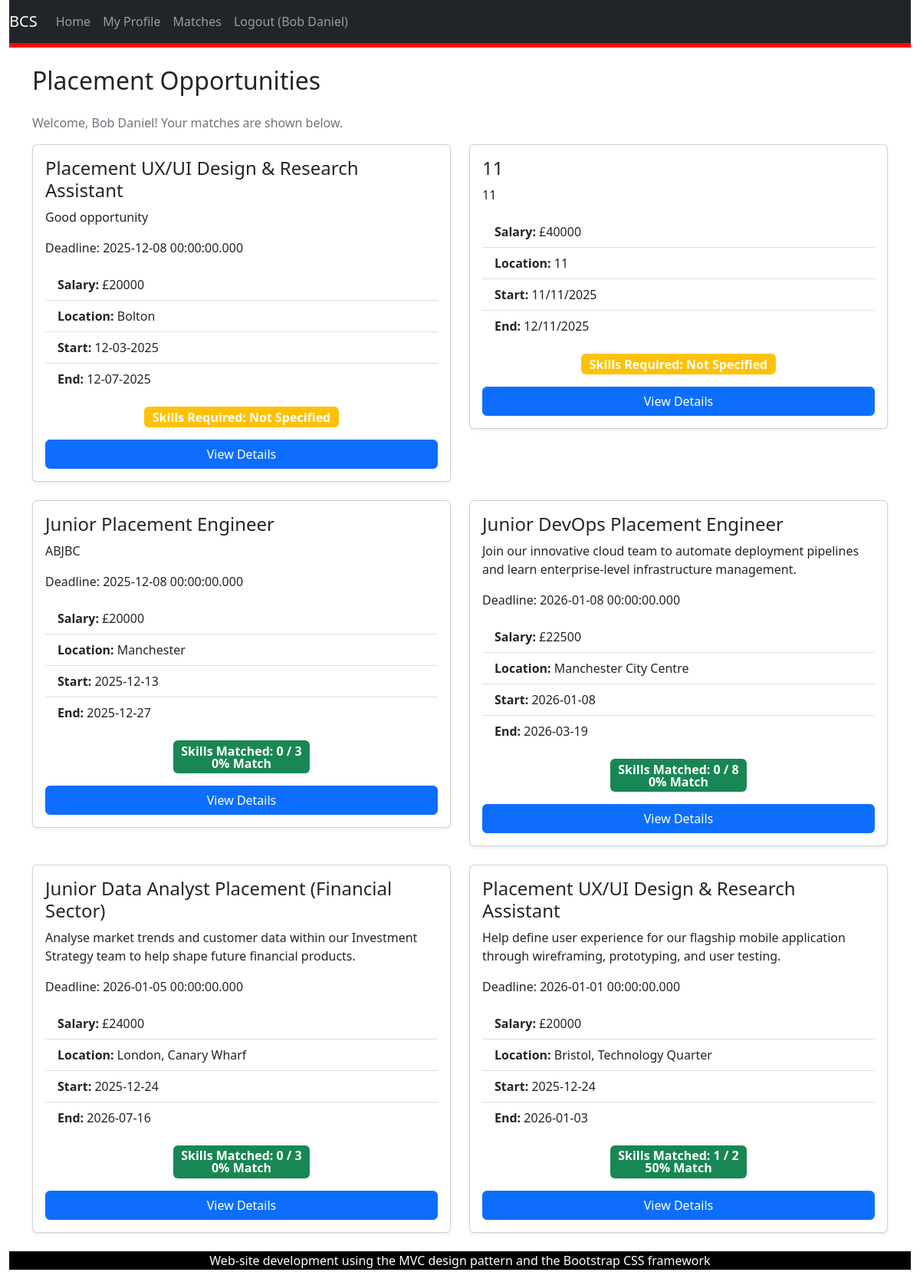
/studentMatches.php (signed in), run on the app's committed database.
### tables this page shows
CREATE TABLE "placement_opportunity"
(
    placement_ID  INTEGER
        primary key autoincrement,
    employer_ID   INTEGER
        references users,
    title         TEXT not null,
    description   TEXT not null,
    salary        INT,
    location      TEXT not null,
    start_date    DATE not null,
    end_date      DATE not null,
    status        TEXT,
    deadline      DATE,
    date_posted   DATE default NULL,
    about_company TEXT,
    what_we_offer TEXT
);

### studentMatches.php (called while the page is built, shortened)
<?php
require_once('Models/StudentDataSet.php');
require_once('Models/PlacementsDataSet.php');
$studentId = $_SESSION['user_id'];
$placementsDataSet = new PlacementsDataSet();
$studentDataSet = new StudentDataSet();
$view = new stdClass();
$view->pageTitle = 'Matched Placements';
$placements = $placementsDataSet->fetchAllPosts();
foreach ($placements as $placement) {
    $placementId = $placement->getPlacementID();
    $counts = $studentDataSet->getSkillMatchCounts($studentId, $placementId);
    $placement->matchedCount = $counts['matched_count'];
    $placement->totalRequired = $counts['total_required'];
    if ($placement->totalRequired > 0) {
        $percentage = round(($placement->matchedCount / $placement->totalRequired) * 100);
    } else {
        $percentage = 0;
    }
    $placement->matchPercentage = $percentage;
}
$view->placements = $placements;
require_once("Views/studentListings.phtml");

### Models/Database.php (called while the page is built, shortened)
<?php
class Database {
    protected static $_dbInstance = null;
    protected $_dbHandle;
    public static function getInstance() {
        if(self::$_dbInstance === null) {
            self::$_dbInstance = new self();
        }
        return self::$_dbInstance;
    }
    private function __construct() {
        try {
            $this->_dbHandle = new PDO("sqlite:identifier.sqlite");
        }
        catch (PDOException $e) {
            echo $e->getMessage();
        }
    }
    public function getdbConnection() {
        return $this->_dbHandle;
    }
}

### Models/PlacementsDataSet.php (called while the page is built, shortened)
<?php
require_once('Database.php');
require_once('PlacementsData.php');
class PlacementsDataSet {
    protected $_dbHandle, $_dbInstance;
    public function __construct() {
        $this->_dbInstance = Database::getInstance();
        $this->_dbHandle = $this->_dbInstance->getdbConnection();
    }
    public function fetchAllPosts() {
        $sqlQuery = 'SELECT * FROM placement_opportunity;';
        $statement = $this->_dbHandle->prepare($sqlQuery);
        $statement->execute();
        $dataSet = [];
        while ($row = $statement->fetch()) {
            $dataSet[] = new PlacementsData($row);
        }
        return $dataSet;
    }
}

### Models/PlacementsData.php (called while the page is built, shortened)
<?php
class PlacementsData {
    protected $placement_id, $employer_id, $title, $description,$salary, $location, $start_date, $end_date, $status, $deadline, $date_posted, $about_company, $what_we_offer;
    public function __construct($dbRow) {
        $this->placement_id = $dbRow['placement_ID'];
        $this->title = $dbRow['title'];
        $this->description = $dbRow['description'];
        $this->salary = $dbRow['salary'];
        $this->location = $dbRow['location'];
        $this->start_date = $dbRow['start_date'];
        $this->end_date = $dbRow['end_date'];
        $this->deadline = $dbRow['deadline'] ?? null;
    }
    public function getPlacementID() {
        return $this->placement_id;
    }
    public function getTitle() {
        return $this->title;
    }
    public function getDescription() {
        return $this->description;
    }
    public function getSalary() {
        return $this->salary;
    }
    public function getLocation() {
        return $this->location;
    }
    public function getStartDate() {
        return $this->start_date;
    }
    public function getEndDate() {
        return $this->end_date;
    }
    public function getDeadline() {
        return $this->deadline;
    }
}

### Models/StudentDataSet.php (called while the page is built, shortened)
<?php
require_once('Database.php');
class StudentDataSet {
    public function __construct() {
        $this->_dbInstance = Database::getInstance();
    }
}

### Views/studentListings.phtml (the view)
<?php require('template/header.phtml'); ?>
    <div class="container mt-4">
        <h2 class="mb-4">Placement Opportunities</h2>
        <p class="text-muted">Welcome, <?= $_SESSION['name'];
            ?>! Your matches are shown below.</p>
        <div class="row">
            <?php
            foreach ($view->placements as $placement) { ?>
                <div class="col-md-6 mb-4">
                    <div class="card shadow-sm">
                        <div class="card-body">
                            <h4 class="card-title"><?= $placement->getTitle();
                                ?></h4>
                            <p class="card-text"><?= $placement->getDescription();
                                ?></p>
                            <?php if ($placement->getDeadline()): ?>
                                <div class="w3-panel w3-red">
                                    <p>Deadline: <?php echo $placement->getDeadline(); ?></p>
                                </div>
                            <?php endif; ?>
                            <ul class="list-group list-group-flush mb-3">
                                <li class="list-group-item"><strong>Salary:</strong> £<?= $placement->getSalary();
                                    ?></li>
                                <li class="list-group-item"><strong>Location:</strong> <?= $placement->getLocation();
                                    ?></li>
                                <li class="list-group-item"><strong>Start:</strong> <?= $placement->getStartDate();
                                    ?></li>
                                <li class="list-group-item"><strong>End:</strong> <?= $placement->getEndDate();
                                    ?></li>
                            </ul>
                            <?php if ($placement->totalRequired > 0): ?>
                                <div class="mb-3 text-center">
                                    <span class="badge bg-success fs-6">
                                        Skills Matched: <?= $placement->matchedCount; ?> / <?= $placement->totalRequired; ?>
                                        <br>
                                        <?= $placement->matchPercentage; ?>% Match
                                    </span>
                                </div>
                            <?php else: ?>
                                <div class="mb-3 text-center">
                                    <span class="badge bg-warning fs-6">
                                        Skills Required: Not Specified
                                    </span>
                                </div>
                            <?php endif; ?>
                            <form action="view_details.php" method="POST">
                                <button type="submit" class="btn btn-primary w-100" name ="view" value="<?php echo $placement->getPlacementID()
                                ?>">
                                    View Details
                                </button>
                            </form>
                        </div>
                    </div>
                </div>
            <?php } ?>
        </div>
    </div>
<?php require('template/footer.phtml');
?>

### data on the page
placement_opportunity: title "Placement UX/UI Design & Research Assistant", description "Good opportunity", deadline "2025-12-08 00:00:00.000", salary "20000", location "Bolton", start_date "12-03-2025", end_date "12-07-2025", shows "Skills Required: Not Specified", $placement->getPlacementID() 1 (drawn)
placement_opportunity: title "11", description "11", salary "40000", location "11", start_date "11/11/2025", end_date "12/11/2025", shows "Skills Required: Not Specified", $placement->getPlacementID() 2 (drawn)
placement_opportunity: title "Junior Placement Engineer", description "ABJBC", deadline "2025-12-08 00:00:00.000", salary "20000", location "Manchester", start_date "2025-12-13", end_date "2025-12-27", matchedCount "0", totalRequired "3", matchPercentage "0", $placement->getPlacementID() 4 (drawn)
placement_opportunity: title "Junior DevOps Placement Engineer", description "Join our innovative cloud team to automate deployment pipelines and learn enterprise-level infrastructure management.", deadline "2026-01-08 00:00:00.000", salary "22500", location "Manchester City Centre", start_date "2026-01-08", end_date "2026-03-19", matchedCount "0", totalRequired "8", matchPercentage "0", $placement->getPlacementID() 5 (drawn)
placement_opportunity: title "Junior Data Analyst Placement (Financial Sector)", description "Analyse market trends and customer data within our Investment Strategy team to help shape future financial products.", deadline "2026-01-05 00:00:00.000", salary "24000", location "London, Canary Wharf", start_date "2025-12-24", end_date "2026-07-16", matchedCount "0", employer_ID "3", employer_ID "0", $placement->getPlacementID() 6 (drawn)
placement_opportunity: title "Placement UX/UI Design & Research Assistant", description "Help define user experience for our flagship mobile application through wireframing, prototyping, and user testing.", deadline "2026-01-01 00:00:00.000", salary "20000", location "Bristol, Technology Quarter", start_date "2025-12-24", end_date "2026-01-03", matchedCount "1", totalRequired "2", matchPercentage "50", $placement->getPlacementID() 7 (drawn)

### other printed values
$_SESSION['name'] "Bob Daniel"
